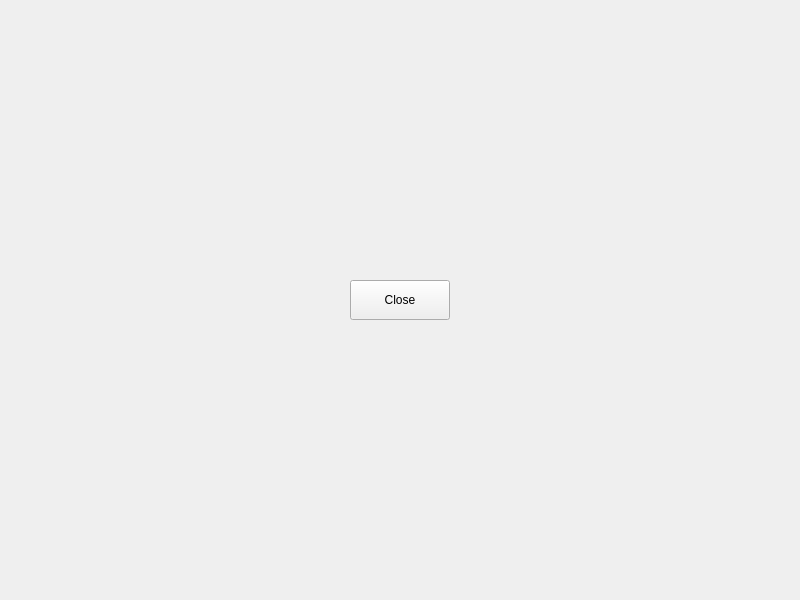
<?xml version="1.0" encoding="UTF-8"?>
<ui version="4.0">
 <class>MainWindow</class>
 <widget class="QMainWindow" name="MainWindow">
  <property name="geometry">
   <rect>
    <x>0</x>
    <y>0</y>
    <width>800</width>
    <height>600</height>
   </rect>
  </property>
  <property name="windowTitle">
   <string>MainWindow</string>
  </property>
  <widget class="QWidget" name="centralwidget">
   <layout class="QGridLayout" name="gridLayout">
    <item row="0" column="0">
     <spacer name="horizontalSpacer">
      <property name="orientation">
       <enum>Qt::Horizontal</enum>
      </property>
      <property name="sizeHint" stdset="0">
       <size>
        <width>40</width>
        <height>20</height>
       </size>
      </property>
     </spacer>
    </item>
    <item row="0" column="1">
     <widget class="QPushButton" name="pushButton">
      <property name="minimumSize">
       <size>
        <width>100</width>
        <height>40</height>
       </size>
      </property>
      <property name="styleSheet">
       <string notr="true"/>
      </property>
      <property name="text">
       <string>Close</string>
      </property>
     </widget>
    </item>
    <item row="0" column="2">
     <spacer name="horizontalSpacer_2">
      <property name="orientation">
       <enum>Qt::Horizontal</enum>
      </property>
      <property name="sizeHint" stdset="0">
       <size>
        <width>40</width>
        <height>20</height>
       </size>
      </property>
     </spacer>
    </item>
   </layout>
  </widget>
 </widget>
 <resources/>
 <connections/>
</ui>
